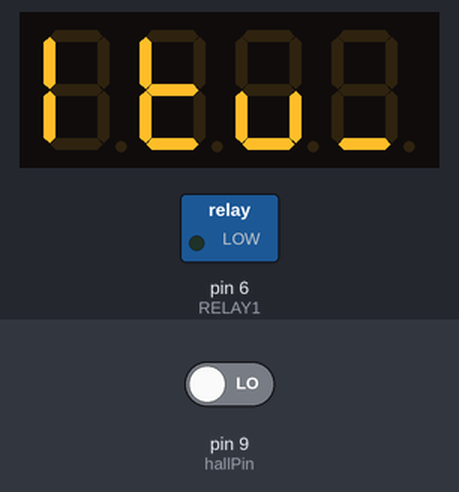
A sketch run on a simulated Arduino Uno, built with avr-gcc and run on an emulated ATmega328P. Parts: 4-digit seven-segment display, switched loads named in the sketch (green lamp = pin HIGH). The test bench sets the inputs (shaded band); at power-on: pin 9 (hallPin) LOW.

Above: at 0.1 s.
At 1.1 s:
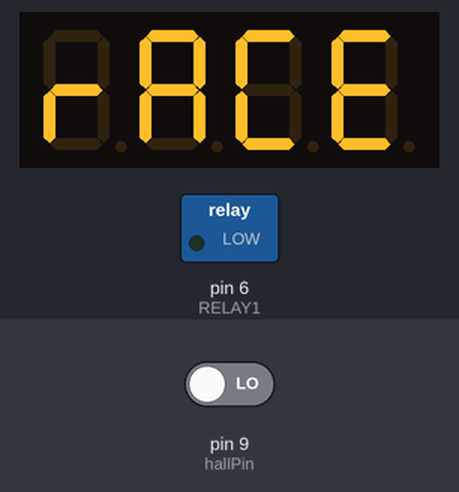
At 2.2 s:
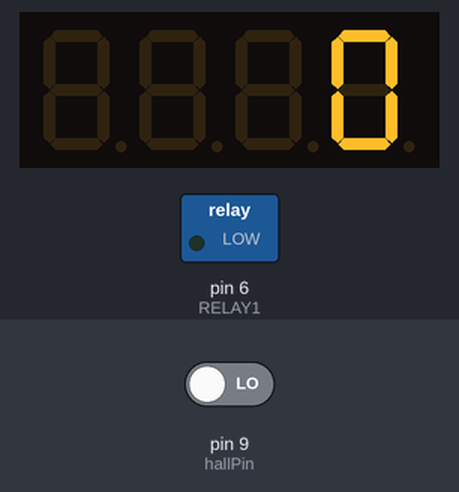

Measured:
- what the display in image 1 shows lasts 1.2 s, from 1.0 s to 2.2 s

The sketch:

rpm_velocity_gauge.ino
```cpp
// include display the library code:
#include <TM1637Display.h>

/*
  RPM meter code ()
  * using a hall effect sensor KY-024
  * using a 7 segment TM1637 display
*/

// Module connection pins (Digital Pins)
#define CLK 2
#define DIO 3

TM1637Display display(CLK, DIO);

//revlimit relay pins
#define RELAY1 6

// read the hall effect sensor
const int hallPin = 9;
const unsigned long sampleTime = 100;
const int maxRPM = 10200;

const uint8_t SEG_ITU[] = {
    SEG_F | SEG_E,                 // I
    SEG_D | SEG_E | SEG_F | SEG_G, // t
    SEG_C | SEG_D | SEG_E,         // u
    SEG_D                          //_
};
const uint8_t SEG_RACE[] = {
    SEG_G | SEG_E,                                 // r
    SEG_A | SEG_B | SEG_C | SEG_E | SEG_F | SEG_G, // A
    SEG_A | SEG_F | SEG_D | SEG_E,                 // C
    SEG_A | SEG_F | SEG_G | SEG_E | SEG_D          // E
};

void setup()
{
  pinMode(RELAY1, OUTPUT);
  display.setBrightness(0x0f);
  display.setSegments(SEG_ITU);
  delay(1000);
  display.setSegments(SEG_RACE);
  delay(1000);
  pinMode(hallPin, INPUT);
  Serial.begin(9600);
}

void loop()
{
  int rpm = getRPM();
  display.showNumberDec(rpm, false);
  delay(100);
  /*
    Velocity section is not necessary for me
    int velocity = getVelocity();
    display.showNumberDec(velocity, false);
 */
  //REVLIMITER Setted to 6500rpm
  revLimit();
 }

int getRPM()
{
  // sample for sampleTime in millisecs
  int kount = 0;
  boolean kflag = LOW;
  unsigned long currentTime = 0;
  unsigned long startTime = millis();
  while (currentTime <= sampleTime)
  {
    if (digitalRead(hallPin) == HIGH)
    {
      kflag = HIGH;
    }
    if (digitalRead(hallPin) == LOW && kflag == HIGH)
    {
      kount++;
      kflag = LOW;
    }
    currentTime = millis() - startTime;
  }
  int kount2rpm = int(6000. / float(sampleTime)) * kount;
  return kount2rpm;
}

int getVelocity()
// revolutions per minute to velocity by gear ratio 11 toot engine, 44 tooth axle, 11" diameter wheel to km/h
{
  int rpm = getRPM();
  int velocity = int(rpm * 0.01315974);
  return velocity;
}


boolean revLimit()
{
  int rpm = getRPM();
  if(rpm>6500){
    digitalWrite(RELAY1,HIGH);
  } else {
    digitalWrite(RELAY1,LOW);
  }
}
```
